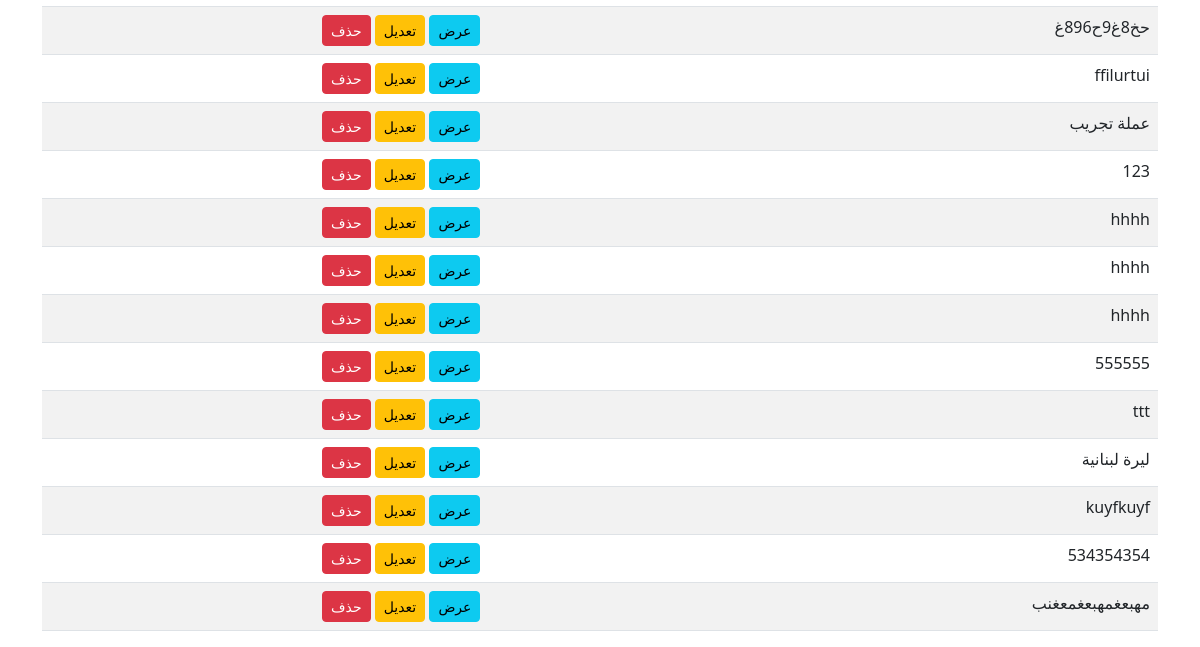
/invoice/currency/ (lower part), run on an earlier commit of the app's database.
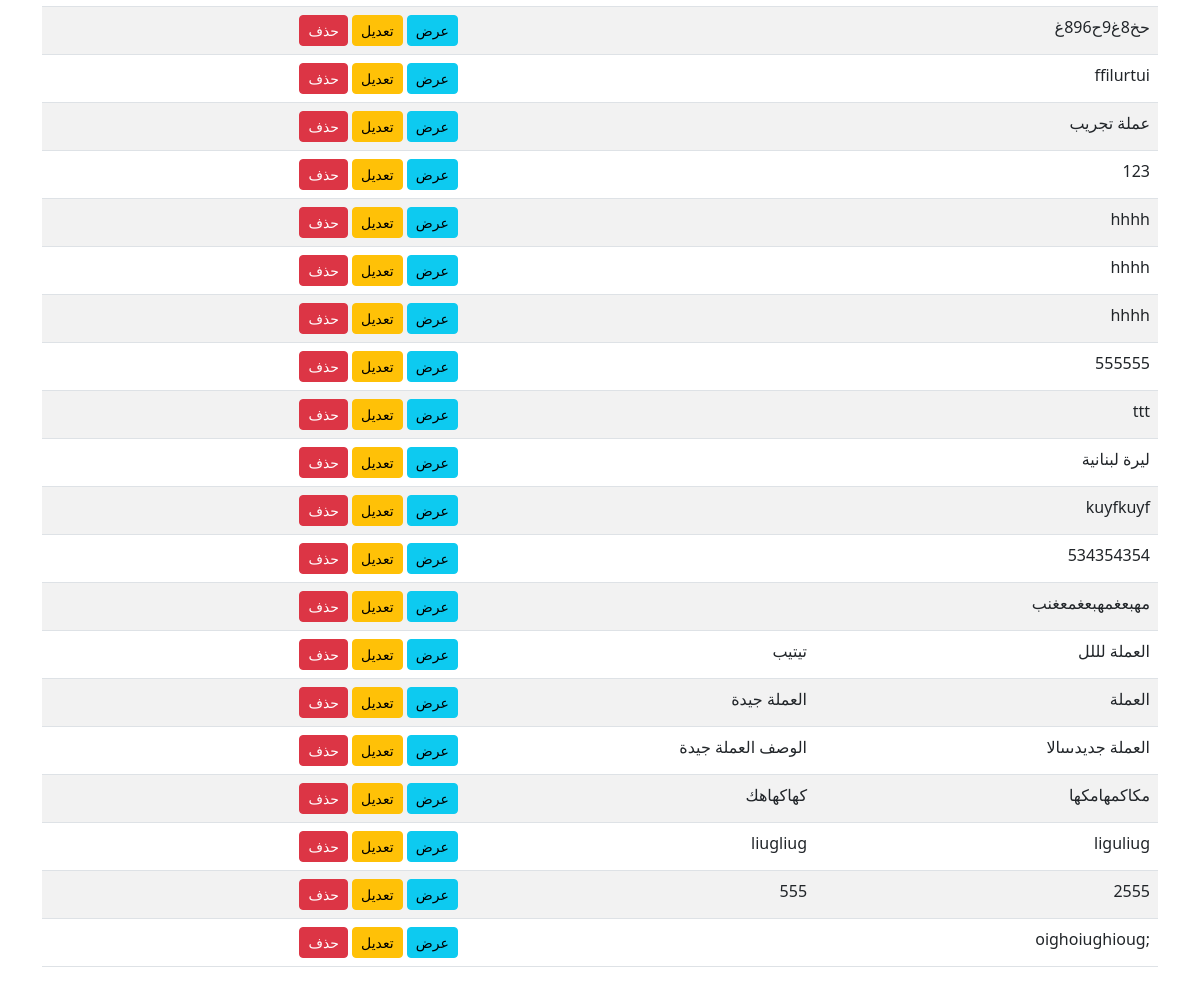
And on a later commit of the database.
### invoice/models.py (models this page shows, shortened)
class Currency(models.Model):
    currency_name = models.CharField(max_length=100, verbose_name=_("العملة"))
    description = models.TextField(blank=True, null=True, verbose_name=_("البيان"))
    class Meta:
        verbose_name = _('العملة')
        verbose_name_plural = _('العملات')

### invoice/views.py (the view)
# urls.py: path('currency/', CurrencyListView.as_view(), name='currency_list'),
class CurrencyListView(ListView):
    model = Currency
    template_name = 'currency/currency_list.html'
    context_object_name = 'currency'

### templates/currency/currency_list.html (shortened to what this page needs)
{% extends 'base.html' %}
{% block content %}
<div class="container mt-5">
    <table class="table table-striped">
        <tbody>
            {% for currency in currency %}
                <tr>
                    <td>{{ currency.currency_name }}</td>
                    <td>{{ currency.description }}</td>
                    <td>
                        <a href="{% url 'currency_detail' currency.pk %}" class="btn btn-info btn-sm">عرض</a>
                        <a href="{% url 'currency_update' currency.pk %}" class="btn btn-warning btn-sm">تعديل</a>
                        <a href="{% url 'currency_delete' currency.pk %}" class="btn btn-danger btn-sm">حذف</a>
                    </td>
                </tr>
            {% endfor %}
        </tbody>
    </table>
</div>
{% endblock %}

What changed in the data, as far as the page shows it:
added Currency: currency_name "العملة لللل", description "تيتيب"
added Currency: currency_name "العملة", description "العملة جيدة"
added Currency: currency_name "العملة جديدىىىالا", description "الوصف العملة جيدة"
added Currency: currency_name "مكاكمهامكها", description "كهاكهاهك"
added Currency: currency_name "liguliug", description "liugliug"
added Currency: currency_name "2555", description "555"
added Currency: currency_name ";oighoiughioug"
